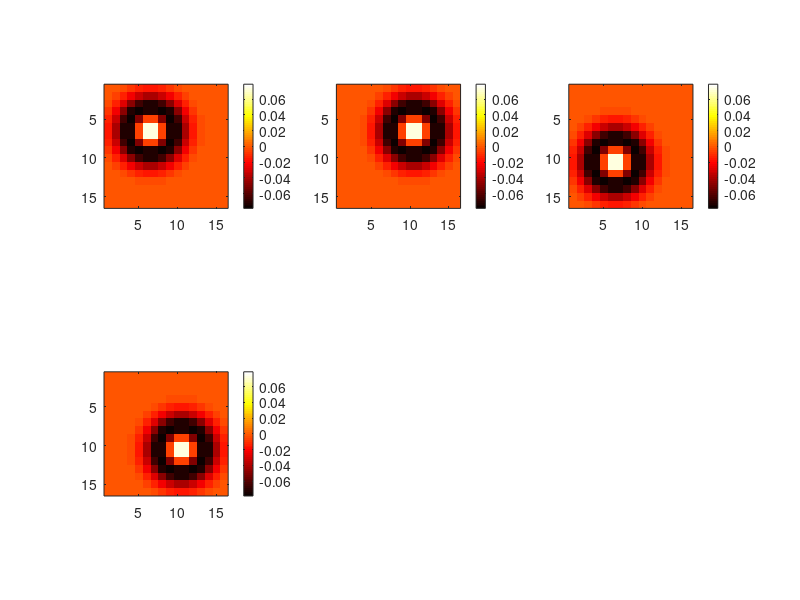
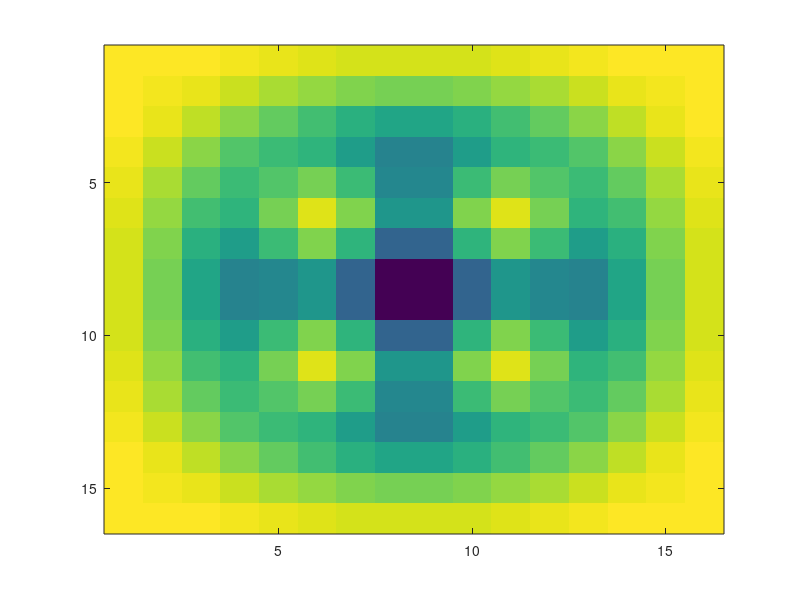

Here is the MATLAB script that generated these plots, in order: (Note: this script raises an error after producing the figures.)
tic
%%%%%%%%%%%%%%%%%%%%%%%%%%%%%%%%%
% Script parameters
cellnum   = 1;  % number to assign to model cell for saving
saveall   = 1;  % 1 to save the stimuli and responses
repeats   = 1;  % 1 to generate a repeated stimulus
nat       = 1;  % 0 for white noise, 1 for van hateren
Nsamp     = 200000; % # stimulus/response pairs
NsampR    = 200000;  % # stimulus/response pairs in repeated data
Nrep      = 1;  % # repeats
Nd        = 16;    % # pixels per side of image
PSP       = 0.25;  % spike probability of model cell
noisenum  = .25;   % noise added to projections has stdev of noisenum*stdev of projections

% Choose the model
filter = 3;
% filter 1 is 9 blobs of random size and orientation
% filter 2 is a rotationally invariant curved edge
% filter 3 is a translationally invariant center-surround

% Make this directory if it doesn't exist
save_dir = './Model_cell_data/';
% Parameters defined
%%%%%%%%%%%%%%%%%%%%


%%%%%%%%%%%%%%%%%%%%%%%%%%
% Create the model filters
Ndim = Nd^2;
if filter==1
    Nfilter = 9;
    F = zeros(Nd,Nd,Nfilter);
    ind=1;
    for n1 = 1:3
        for n2 = 1:3
            M=15;
            s1 = randi([2,M],1);
            s2 = randi([2,M],1);
            s3 = (2*rand()-1)*2;
            x0 = 4.5 + (n1-1)*4 + .5*(2*rand()-1);
            y0 = 4.5 + (n2-1)*4 + .5*(2*rand()-1);
            for i = 1:Nd
                for j = 1:Nd
                    F(i,j,ind) = exp(-[i-x0,j-y0]*inv([s1,s3;s3,s2])*[i-x0;j-y0] + .1*(2*rand()-1) );
                end
            end
            ind=ind+1;
        end
    end
    figure
    for n=1:Nfilter
        subplot(3,3,n)
        imagesc(F(:,:,n))
        colormap(hot)
        colorbar
        axis square
    end
    figure
    imagesc(sum(F,3));
    F_new = zeros(Nd^2,Nfilter);
    for n=1:Nfilter
        F_new(:,n)=reshape(F(:,:,n),[Nd^2,1]);
        F_new(:,n) = F_new(:,n)./norm(F_new(:,n));
    end
    dots=zeros(Nfilter);
    for i=1:Nfilter
        for j=1:Nfilter
            dots(i,j) = dot(F_new(:,i),F_new(:,j));
        end
    end
    clear F;
    F = F_new;
elseif filter==2
    Nfilter = 8;
    F = zeros(Nd,Nd,Nfilter);
    x0 = 8.5;
    y0 = 8.5;
    ind=1;
    for n1 = 1:Nfilter
        t1 = 0+(n1-1)*pi/4;
        for i = 1:Nd
            for j = 1:Nd
                x1new = i-x0;
                x2new = j-y0;
                x1 = cos(t1)*x1new-sin(t1)*x2new;
                x2 = sin(t1)*x1new+cos(t1)*x2new;
                F(i,j,ind) = exp(-x2^2/15-(x1-x2^2/5)^2/6)*sign(sin((x1-x2^2/5)));
            end
        end
        ind=ind+1;
    end
    
    figure
    for n=1:Nfilter
        subplot(3,3,n)
        imagesc(F(:,:,n))
        colormap(hot)
        colorbar
        axis square
    end
    figure
    imagesc(sum(F,3));
    F_new = zeros(Nd^2,Nfilter);
    for n=1:Nfilter
        F_new(:,n)=reshape(F(:,:,n),[Nd^2,1]);
        F_new(:,n) = F_new(:,n)./norm(F_new(:,n));
    end
    dots=zeros(Nfilter);
    for i=1:Nfilter
        for j=1:Nfilter
            dots(i,j) = dot(F_new(:,i),F_new(:,j));
        end
    end
    clear F;
    F = F_new;
elseif filter==3
    Nfilter = 4;
    F = zeros(Nd,Nd,Nfilter);
    x0list = [6.5,10.5];
    ind=1;
    for n1 = 1:length(x0list)
        x0 = x0list(n1);
        for n2 = 1:length(x0list)
            y0 = x0list(n2);
            for i = 1:Nd
                for j = 1:Nd
                    x1 = i-x0;
                    x2 = j-y0;
                    r = sqrt(x1^2+x2^2);
                    F(i,j,ind) = 1.1*exp(-r^2/6)-exp(-r^2/8);
                end
            end
            ind=ind+1;
        end
    end
    c1=max(max(max(F(:,:,1))),abs(min(min(F(:,:,1)))));
    clims=[-c1,c1];
    
    figure
    for n=1:Nfilter
        subplot(2,3,n)
        imagesc(F(:,:,n),clims)
        colormap(hot)
        colorbar
        axis square
    end
    figure
    imagesc(sum(F,3));
    F_new = zeros(Nd^2,Nfilter);
    for n=1:Nfilter
        F_new(:,n)=reshape(F(:,:,n),[Nd^2,1]);
        F_new(:,n) = F_new(:,n)./norm(F_new(:,n));
    end
    dots=zeros(Nfilter);
    for i=1:Nfilter
        for j=1:Nfilter
            dots(i,j) = dot(F_new(:,i),F_new(:,j));
        end
    end
    %dots
    clear F;
    F = F_new;
end
% Model filteres are created
%%%%%%%%%%%%%%%%%%%%%%%%%%%%


%%%%%%%%%%%%%%%%%%%
% Load/create the stimulus
clear stimulus;
image_dir = '...?';
if nat==1
    % load natural movie stimuli here
else
    % Create a Gaussian stimulus 
    sigma = repmat(rand(1,Ndim),[Ndim,1]).*eye(Ndim);
    sigma = sigma+ rand(Ndim)/100;
    sigma = (sigma+sigma')/2;
    sigma = (2*rand(Ndim)-1)/10;
    sigma = sigma*sigma';
    R= chol(sigma);
    stimulus = repmat((2*rand(1,Ndim)-1)/1000000,[Nsamp+NsampR,1])  +  randn(Nsamp+NsampR,Ndim)*R;
    stimulus = reshape(stimulus,[1,Ndim*(Nsamp+NsampR)]);
    stimulus = stimulus + abs(min(min(stimulus)));
    stimulus = stimulus./max(max(stimulus));
    stimulus = stimulus.*255;
    stimulus = floor(stimulus);
    Rstimulus = stimulus(Ndim*Nsamp+1:Ndim*(Nsamp+NsampR));
    stimulus = stimulus(1:Ndim*Nsamp);
    fid = fopen([save_dir 'SN_' num2str(cellnum) '.raw'],'w');
    fwrite(fid,stimulus);
    fclose(fid);
end
Nsamples=length(stimulus)/Ndim;
stimulus = reshape(stimulus,[Ndim,Nsamples])';
stimulus = 2*(stimulus-255/2)/255;
disp('Unrepeated stimulus loaded');
% Stimuli is loaded
%%%%%%%%%%%%%%%%%%%%



%%%%%%%%%%%%%%%%%%%%
% Generate responses
proj = stimulus*F;
[d1,d2] = size(proj);
noiselevel = std(reshape(proj,[1,d1*d2]))*noisenum;
proj = proj + noiselevel*randn(d1, d2);
proj = proj';
temp = proj;
proj = max(proj);
avgspkprob=10; %just to set it to something large
a=mean(proj);
tally=0;
resp = zeros(Nsamp,1);
while abs(avgspkprob-PSP)>.05
    for i=1:Nsamp
        if proj(i) >= a
            resp(i) = 1;
        else
            resp(i) = 0;
        end
    end
    %resp = proj>=a;
    avgspkprob = mean(mean(resp));
    tally=tally+1;
    if (avgspkprob-PSP)>.05
        a=a+.01;
    elseif (avgspkprob-PSP)<.05
        a=a-.01;
    end
    if tally==1000
        disp('error')
        break;
    end
end
Filter_and_noiselevel=cell(1,2);
Filter_and_noiselevel{1}=F;
Filter_and_noiselevel{2} = noiselevel;
disp(['average spike probability: ' num2str(mean(mean(resp)))])

temp(temp<a)=-2*abs(a);
temp(temp>=a)=1;
temp(temp<1)=0;
tempsum=sum(temp);
new = zeros(1,Nsamp);
for i=1:Nsamp
    if tempsum(i)==1
        [Y,I]=max(temp(:,i));
        new(i) = I;
    end
end
new(new==0)=[];
figure
hist(new,Nfilter)

if saveall == 1
    save([save_dir 'Cell_' num2str(cellnum) '_filter_and_noise' int2str(marker) '.mat'],'Filter_and_noiselevel');
    fid = fopen([save_dir 'Cell_' num2str(cellnum) '_resp_noise' int2str(marker) '.isk'],'w');
    fprintf(fid,'%u\n',resp);
    fclose(fid);
end





if repeats==1
    %%%%%%%%%%%%%%%%%%%%
    % Generate repeated responses
    
    proj = stimulus*F;
    [d1,d2] = size(proj);
    noiselevel = std(reshape(proj,[1,d1*d2]))*noisenum;
    proj = repmat(proj,[1,1,Nrep]);
    proj = proj + noiselevel*randn(d1, d2, Nrep);
    proj = max(proj,[],2);
    proj = reshape(proj,Nsamp,Nrep);
    proj = reshape(proj,Nsamp*Nrep,1);
    resp = zeros(numel(proj),1);
    for i=1:numel(proj)
        if(proj(i) >= a)
            resp(i) = 1;
        else
            resp(i) = 0;
        end
    end
    if saveall == 1
        fid = fopen([save_dir 'Cell_' num2str(cellnum) '_resp_noise' int2str(marker) '_R.isk'],'w');
        fprintf(fid,'%u\n',resp);
        fclose(fid);
    end
    stimulus = repmat(stimulus,Nrep,1);
    stimconst = stimulus;
end
close all;
marker
toc










